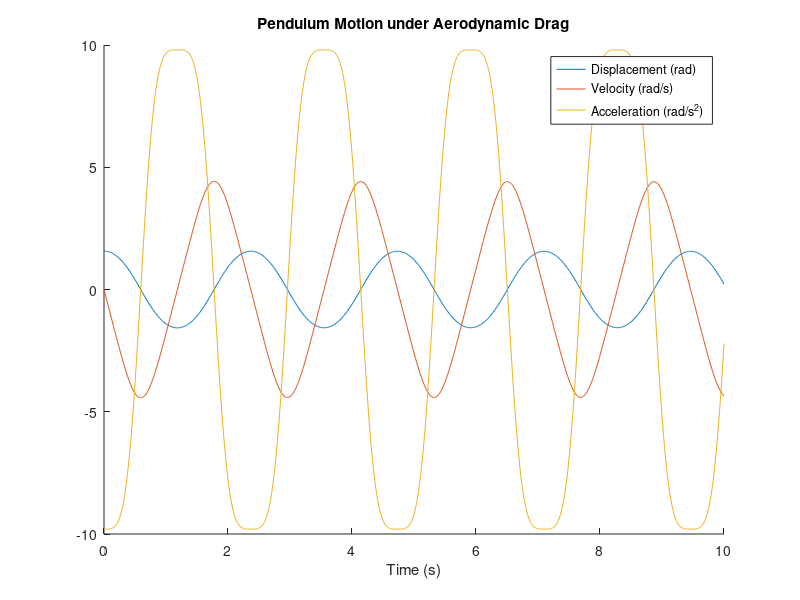

The MATLAB source for this figure:
% Planar Pendulum
%
% A simple planar pendulum consists of a mass supported by a (rigid) string.
% Gravity, aerodynamic drag and viscous drag act on the pendulum.
%
% Nick Eyre - Oct 2012
% Olin College ENGR 2340 - Dynamics
% Assignment 3 - Problem 3

function pendulum

  %Parameters
  m = 1;   %Mass (kg)
  g = 9.8; %Gravity (m/s^2)
  r = 1;   %Radius (m)
  dv = 0;  %Viscous Damping Coefficient
  da = 0;  %Aerodynamic Drag Coefficient
  
  %Initial Conditions
  theta = pi/2; %Initial Angular Position (rad)
  omega = 0;    %Initial Angular Velocity (rad/s)

  %Simulation Parameters
  t = 10;
  dt = .01;
  plotextras = false;  %Plot energy and tension?

  %Setup & Run ODE45 Solver, Visualize Results
  X0 = [theta omega]; %Initial Condition Vector
  T = [0:dt:t]; %Time Vector
  [T, Z] = ode45(@equations, T, X0);  %Run Solver
  visualize(T,Z);

  %Equations of Motion
  function res = equations(T,X)

    %Extract State Variables
    theta = X(1);
    omega = X(2);

    %Calculate Derivative
    alpha = -g*sin(theta)/r - dv*omega - da*omega^2*sign(omega);

    %Return Derivative Vector
    res = [omega; alpha];

  end %equations

  %Visualize Results
  function visualize(T,Z)
    %Extract
    theta = Z(:,1);
    omega = Z(:,2);

    alpha = -g * sin(theta) / r;

    %Plot Just Displacement, Velocity, Acceleration
    if plotextras == false
      clf
      hold all
      plot(T,theta);
      plot(T,omega);
      plot(T,alpha);
      legend('Displacement (rad)','Velocity (rad/s)','Acceleration (rad/s^2)')
      xlabel('Time (s)')
      title('Pendulum Motion under Aerodynamic Drag')
    end %plotextras

    %Plot Everything
    if plotextras
      clf

      %Plot Displacement, Velocity, Acceleration
      subplot(3,1,1)
      hold all
      plot(T,theta);
      plot(T,omega);
      plot(T,alpha);
      legend('Displacement (rad)','Velocity (rad/s)','Acceleration (rad/s^2)')
      xlabel('Time (s)')
      title('Pendulum Motion')

      %Calculate Tension and Energy
      tension = m*g*cos(theta) + m*r*omega.^2;
      tensionx = tension .* sin(theta);
      tensiony = tension .* cos(theta);
      kinetic = .5*m*r^2 * omega.^2;
      potential = (1-cos(theta))*r*m*g;

      %Plot Energy
      subplot(3,1,2)
      hold all
      plot(T,kinetic)
      plot(T,potential)
      plot(T,kinetic+potential)
      legend('Kinetic','Potential','Total')
      xlabel('Time (s)')
      ylabel('Energy (J)')
      title('Energy')

      %Plot Components of Tension
      subplot(3,1,3)
      hold all
      plot(T,tensionx)
      plot(T,tensiony)
      plot(T,tension)
      legend('X-Tension','Y-Tension','Total Tension')
      title('Tension')
      ylabel('Force (N)')
      xlabel('Time (s)')
    end %plotextras
  end %visualize

end %coaster